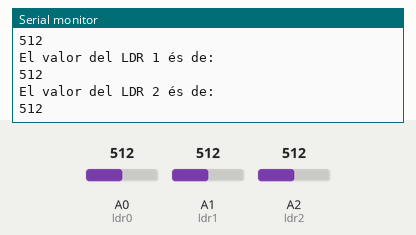
Bench run of a sketch on a simulated Arduino Uno, built with avr-gcc and run on an emulated ATmega328P. Parts: the last lines printed to the serial monitor. Inputs (shaded band) come from the test bench; at power-on: A0 (ldr0) = 512, A1 (ldr1) = 512, A2 (ldr2) = 512.

Above: at 10.8 s.
10.9 s: A0 (ldr0) set to 716
18.4 s: A1 (ldr1) set to 306
At 21.7 s:
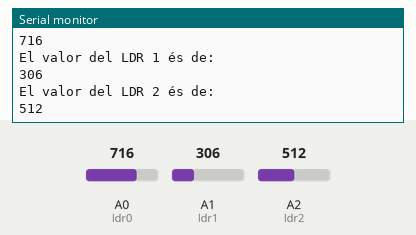
25.9 s: A2 (ldr2) set to 900
At 30.9 s:
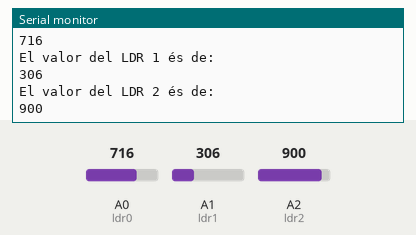
33.4 s: A2 (ldr2) set to 1023
At 36.1 s:
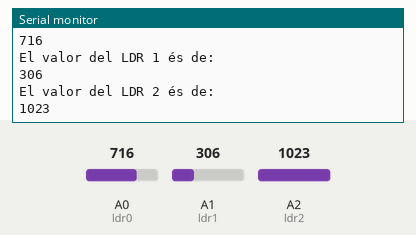
40.9 s: A1 (ldr1) set to 122
At 46.7 s:
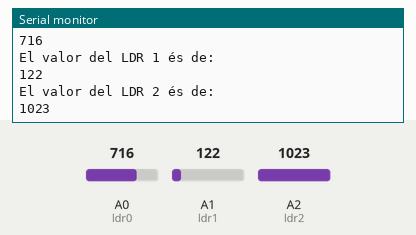
48.4 s: A0 (ldr0) set to 511
Timing chart, 0 to 51.4 s (numbered marks = the images above; inputs shaded):
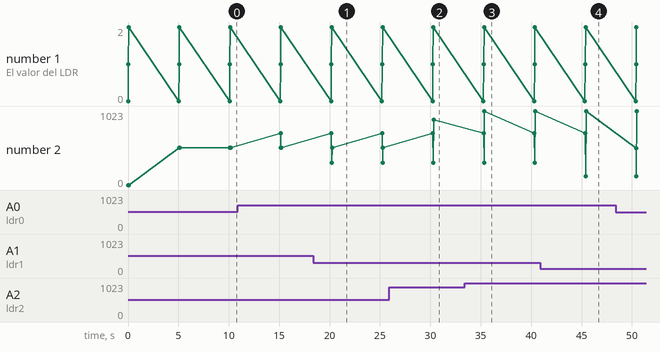

The sketch:

LDR2.ino
```cpp
/**********************************************************************************
** **
** Lector de Llum **
** **
** **
**********************************************************************************/
//********** Includes *************************************************************
//********** Variables ************************************************************

const int ldr0 = A0; // donar nom al pin A0 de l’Arduino
const int ldr1 = A1; // donar nom al pin A1 de l’Arduino
const int ldr2 = A2; // donar nom al pin A2 de l’Arduino
int valLdr0, valLdr1, valLdr2; // per guardar valors del ldrs
//********** Setup ****************************************************************
void setup()
{
  Serial.begin(9600);

}
//********** Loop *****************************************************************
void loop()
{
  Serial.println("El valor del LDR 0 és de: ");
  Serial.println(valLdr0);
  Serial.println("El valor del LDR 1 és de: ");
  Serial.println(valLdr1);
  Serial.println("El valor del LDR 2 és de: ");
  Serial.println(valLdr2);
  delay(5000);

valLdr0 = analogRead(ldr0); // llegir valor ldr0


valLdr1 = analogRead(ldr1); // llegir valor ldr1


valLdr2 = analogRead(ldr2); // llegir valor ldr2

}
//********** Funcions *************************************************************
```

Measured:
- after the input at 18.4 s, the serial monitor: prints a new line after 1.8 s (image 1)
- after the input at 25.9 s, the serial monitor: prints a new line after 4.4 s (image 2)
- after the input at 33.4 s, the serial monitor: prints a new line after 2.0 s (image 3)
- after the input at 40.9 s, the serial monitor: prints a new line after 4.5 s (image 4)
- plotted number 2: 512 → 900 after the input at 25.9 s, 900 → 1023 after the input at 33.4 s
